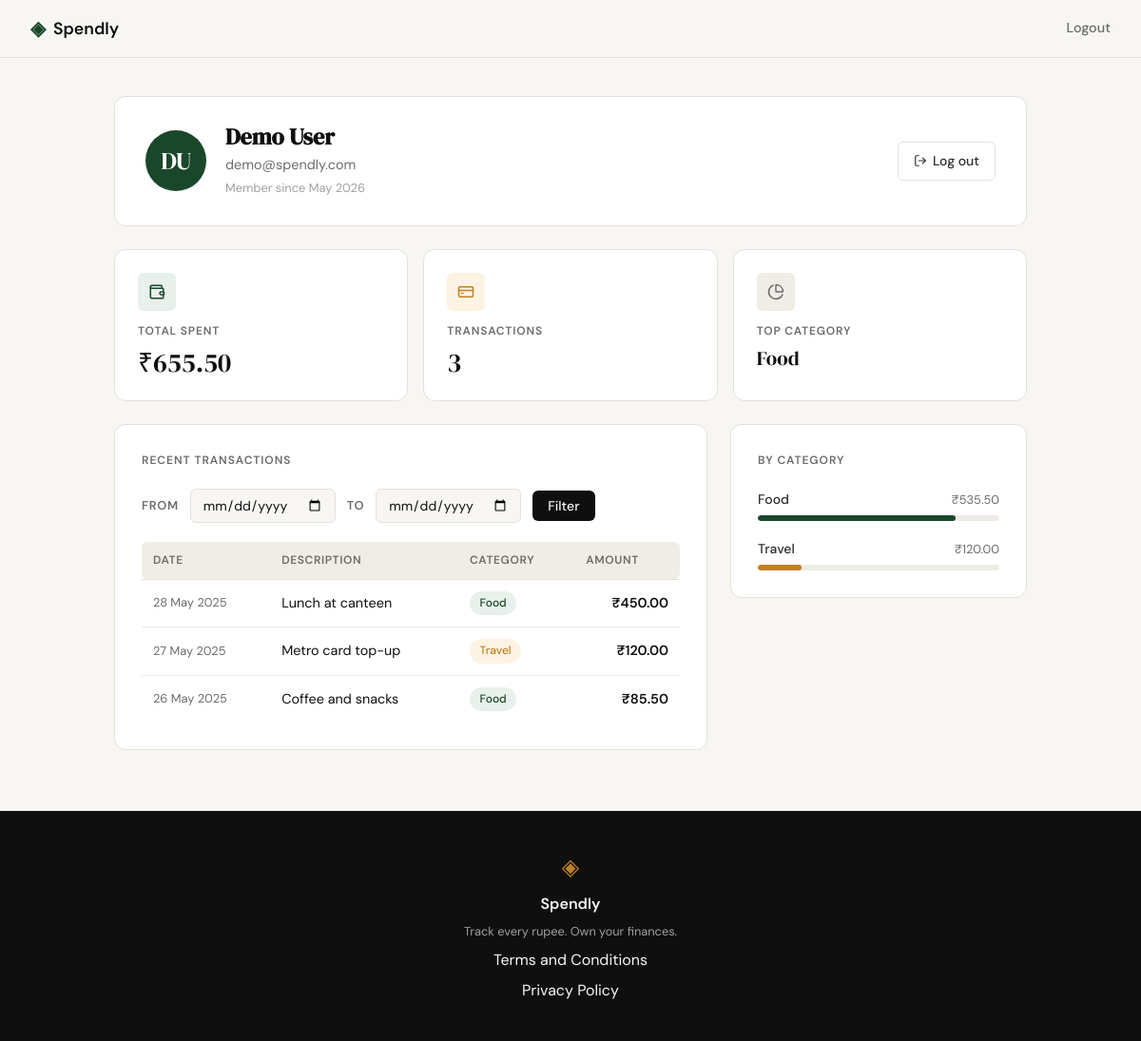
The page /profile (signed in) on the database as committed earlier.
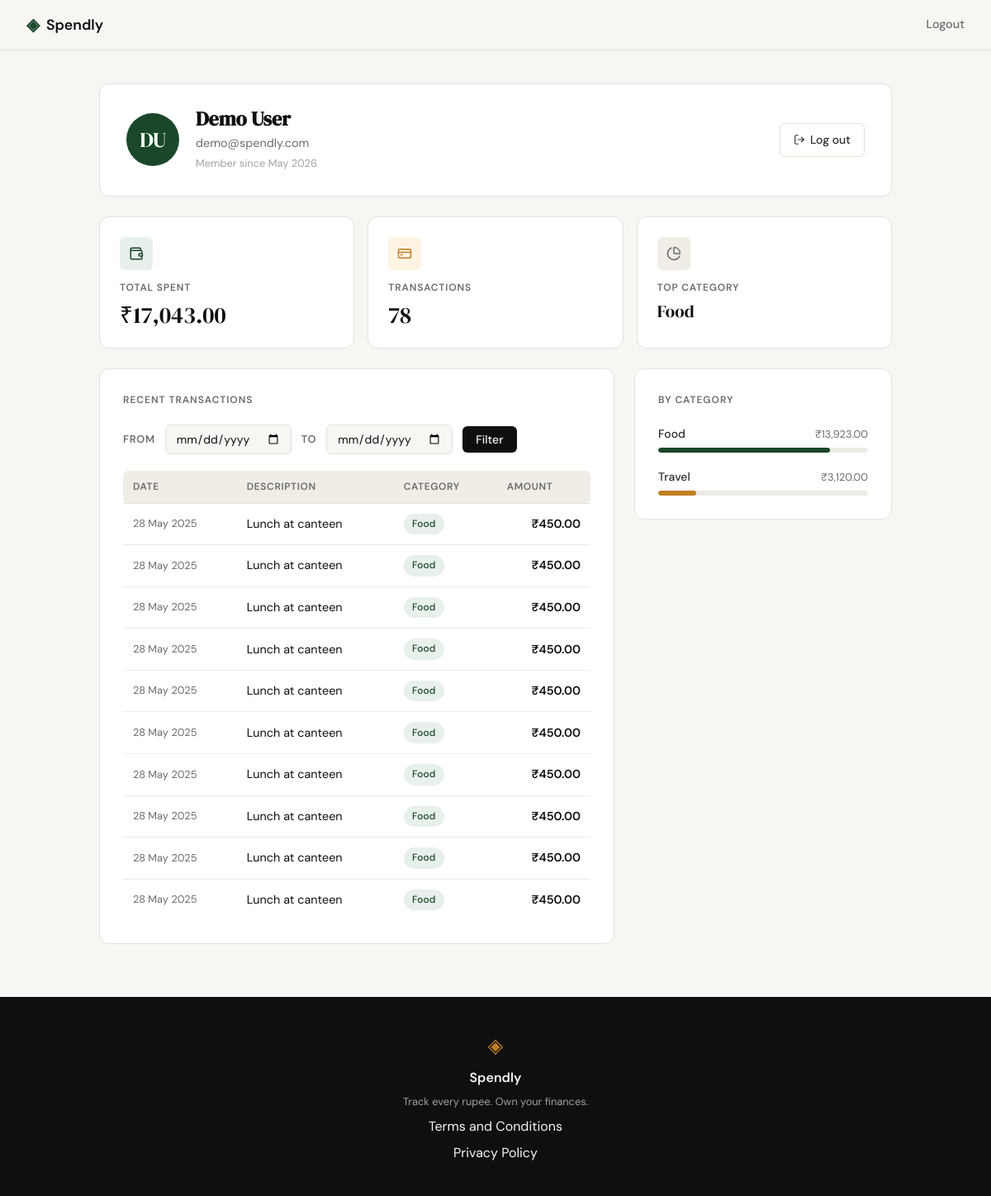
The same page on the database as committed later.
### tables this page shows
CREATE TABLE users (
            id         INTEGER PRIMARY KEY AUTOINCREMENT,
            name       TEXT    NOT NULL,
            email      TEXT    NOT NULL UNIQUE,
            password   TEXT    NOT NULL,
            created_at TEXT    NOT NULL DEFAULT (datetime('now'))
        );

CREATE TABLE categories (
            id   INTEGER PRIMARY KEY AUTOINCREMENT,
            name TEXT    NOT NULL UNIQUE
        );

CREATE TABLE expenses (
            id          INTEGER PRIMARY KEY AUTOINCREMENT,
            user_id     INTEGER NOT NULL,
            category_id INTEGER NOT NULL,
            amount      REAL    NOT NULL CHECK (amount > 0),
            description TEXT,
            date        TEXT    NOT NULL DEFAULT (date('now')),
            created_at  TEXT    NOT NULL DEFAULT (datetime('now')),
            FOREIGN KEY (user_id)     REFERENCES users(id)      ON DELETE CASCADE,
            FOREIGN KEY (category_id) REFERENCES categories(id) ON DELETE RESTRICT
        );

### app.py (the view)
@app.route("/profile")
@login_required
def profile():
    uid = session["user_id"]
    user = queries.get_user_by_id(uid)
    if user is None:
        session.clear()
        return redirect(url_for("login"))
    start_date = request.args.get("start_date", "").strip() or None
    end_date   = request.args.get("end_date",   "").strip() or None
    for val in (start_date, end_date):
        if val:
            try:
                datetime.strptime(val, "%Y-%m-%d")
            except ValueError:
                abort(400)
    stats        = queries.get_summary_stats(uid, start_date=start_date, end_date=end_date)
    transactions = queries.get_recent_transactions(uid, start_date=start_date, end_date=end_date)
    categories   = queries.get_category_breakdown(uid, start_date=start_date, end_date=end_date)
    return render_template("profile.html", user=user,
                           stats=stats, transactions=transactions,
                           categories=categories,
                           start_date=start_date, end_date=end_date)

### app.py (called while the page is built)
@app.template_filter('inr')
def inr_filter(value):
    return f"₹{value:,.2f}"

def login_required(f):
    @wraps(f)
    def decorated(*args, **kwargs):
        if not session.get("user_id"):
            return redirect(url_for("login"))
        return f(*args, **kwargs)
    return decorated

### database/db.py (called while the page is built)
def get_db():
    conn = sqlite3.connect(_DB_PATH)
    conn.row_factory = sqlite3.Row
    conn.execute("PRAGMA foreign_keys = ON")
    return conn

### database/queries.py (called while the page is built)
def _build_date_clause(start_date, end_date):
    if start_date and end_date:
        return "e.date BETWEEN ? AND ?", [start_date, end_date]
    if start_date:
        return "e.date >= ?", [start_date]
    if end_date:
        return "e.date <= ?", [end_date]
    return "", []

def _build_where(user_id, start_date, end_date):
    date_clause, date_params = _build_date_clause(start_date, end_date)
    where = "e.user_id = ?"
    params = [user_id]
    if date_clause:
        where += " AND " + date_clause
        params.extend(date_params)
    return where, params

def get_user_by_id(user_id):
    conn = db.get_db()
    try:
        row = conn.execute(
            "SELECT name, email, created_at FROM users WHERE id = ?", (user_id,)
        ).fetchone()
    finally:
        conn.close()
    if row is None:
        return None
    try:
        member_since = datetime.strptime(row["created_at"], "%Y-%m-%d %H:%M:%S").strftime("%B %Y")
    except ValueError:
        member_since = row["created_at"][:7]
    return {"name": row["name"], "email": row["email"], "member_since": member_since}

def get_summary_stats(user_id, start_date=None, end_date=None):
    where, params = _build_where(user_id, start_date, end_date)
    conn = db.get_db()
    try:
        totals = conn.execute(
            "SELECT COALESCE(SUM(e.amount), 0.0) AS total_spent, COUNT(e.id) AS tx_count"
            " FROM expenses e WHERE " + where,
            params,
        ).fetchone()
        top = conn.execute(
            "SELECT c.name FROM expenses e"
            " JOIN categories c ON c.id = e.category_id"
            " WHERE " + where + " GROUP BY c.id ORDER BY SUM(e.amount) DESC LIMIT 1",
            params,
        ).fetchone()
    finally:
        conn.close()
    return {
        "total_spent": totals["total_spent"],
        "tx_count": totals["tx_count"],
        "top_category": top["name"] if top else "—",
    }

### templates/profile.html (shortened to what this page needs)
{% extends "base.html" %}
{% block head %}
<link rel="stylesheet" href="{{ url_for('static', filename='css/profile.css') }}">
{% endblock %}
{% block content %}
<section class="profile-section">
  <div class="profile-container">
    <div class="profile-hero-card">
      <div class="profile-avatar">
        {{ user['name'].split()[0][0] | upper }}{% if user['name'].split() | length > 1 %}{{ user['name'].split()[-1][0] | upper }}{% endif %}
      </div>
      <div class="profile-info">
        <h1 class="profile-name">{{ user['name'] }}</h1>
        <p class="profile-email">{{ user['email'] }}</p>
        <p class="profile-since">Member since {{ user['member_since'] }}</p>
      </div>
      <a href="{{ url_for('logout') }}" class="btn-ghost profile-logout">
        <i data-lucide="log-out" class="btn-icon"></i>
        Log out
      </a>
    </div>
    <div class="stats-row">
      <div class="stat-card">
        <div class="stat-icon">
          <i data-lucide="wallet"></i>
        </div>
        <p class="stat-label">Total Spent</p>
        <p class="stat-value">{{ stats.total_spent | inr }}</p>
      </div>
      <div class="stat-card">
        <div class="stat-icon stat-icon--amber">
          <i data-lucide="credit-card"></i>
        </div>
        <p class="stat-label">Transactions</p>
        <p class="stat-value">{{ stats.tx_count }}</p>
      </div>
      <div class="stat-card">
        <div class="stat-icon stat-icon--neutral">
          <i data-lucide="pie-chart"></i>
        </div>
        <p class="stat-label">Top Category</p>
        <p class="stat-value stat-value--sm">{{ stats.top_category }}</p>
      </div>
    </div>
    <div class="profile-grid">
      <div class="profile-card">
        <h2 class="profile-section-title">Recent Transactions</h2>
        <form class="filter-form" method="get" action="{{ url_for('profile') }}">
          <div class="filter-fields">
            <label class="filter-label" for="start_date">From</label>
            <input class="form-input filter-date-input" type="date"
                   id="start_date" name="start_date" value="{{ start_date or '' }}">
            <label class="filter-label" for="end_date">To</label>
            <input class="form-input filter-date-input" type="date"
                   id="end_date" name="end_date" value="{{ end_date or '' }}">
            <button class="btn-primary filter-submit" type="submit">Filter</button>
          </div>
        </form>
        <table class="txn-table">
          <thead>
            <tr>
              <th>Date</th>
              <th>Description</th>
              <th>Category</th>
              <th class="txn-amount-col">Amount</th>
            </tr>
          </thead>
          <tbody>
            {% for txn in transactions %}
            <tr>
              <td class="txn-date">{{ txn.date }}</td>
              <td class="txn-desc">{{ txn.description }}</td>
              <td><span class="badge badge--{{ txn.category | lower }}">{{ txn.category }}</span></td>
              <td class="txn-amount">{{ txn.amount | inr }}</td>
            </tr>
            {% endfor %}
          </tbody>
        </table>
      </div>
      <div class="profile-card">
        <h2 class="profile-section-title">By Category</h2>
        <div class="cat-list">
          {% for cat in categories %}
          <div class="cat-row">
            <div class="cat-row-top">
              <span class="cat-name">{{ cat.name }}</span>
              <span class="cat-total">{{ cat.total | inr }}</span>
            </div>
            <div class="progress-track">
              <div class="progress-fill progress-fill--{{ cat.name | lower }}" style="width: {{ cat.pct }}%"></div>
            </div>
          </div>
          {% endfor %}
        </div>
      </div>
    </div>
  </div>
</section>
{% endblock %}

### templates/base.html (shortened to what this page needs)
<!DOCTYPE html>
<html lang="en">
<head>
    <link rel="stylesheet" href="{{ url_for('static', filename='css/style.css') }}">
    {% block head %}{% endblock %}
</head>
<body>
    <nav class="navbar">
        <div class="nav-inner">
            <a href="{{ url_for('landing') }}" class="nav-brand">
                <span class="brand-icon">◈</span>
                <span class="brand-name">Spendly</span>
            </a>
            <div class="nav-links">
                {% if session.get('user_id') %}
                <a href="{{ url_for('logout') }}">Logout</a>
                {% else %}
                <a href="{{ url_for('login') }}">Sign in</a>
                <a href="{{ url_for('register') }}" class="nav-cta">Get started</a>
                {% endif %}
            </div>
        </div>
    </nav>
    <main class="main-content">
        {% block content %}{% endblock %}
    </main>
    <footer class="footer">
        <div class="footer-inner">
            <span class="brand-icon">◈</span>
            <span class="footer-name">Spendly</span>
            <p class="footer-copy">Track every rupee. Own your finances.</p>
            <a href="/terms">Terms and Conditions</a>
            <a href="/privacy">Privacy Policy</a>
        </div>
    </footer>
</body>
</html>

### static/css/style.css (style rules this page uses)
:root { --ink: #0f0f0f; --ink-soft: #2d2d2d; --ink-muted: #6b6b6b; --ink-faint: #a0a0a0; --paper: #f7f6f3; --paper-warm: #f0ede6; --paper-card: #ffffff; --accent: #1a472a; --accent-light: #e8f0eb; --accent-2: #c17f24; --accent-2-light: #fdf3e3; --danger: #c0392b; --danger-light: #fdecea; --border: #e4e1da; --border-soft: #eeebe4; --font-display: 'DM Serif Display', Georgia, serif; --font-body: 'DM Sans', system-ui, sans-serif; --max-width: 1200px; --auth-width: 440px; --radius-sm: 6px; --radius-md: 12px; --radius-lg: 20px; }
*, *::before, *::after { box-sizing: border-box; margin: 0; padding: 0; }
html { font-size: 16px; scroll-behavior: smooth; }
body { background: var(--paper); color: var(--ink); font-family: var(--font-body); font-size: 1rem; line-height: 1.6; -webkit-font-smoothing: antialiased; }
a { color: inherit; text-decoration: none; }
.navbar { position: sticky; top: 0; z-index: 100; background: var(--paper); border-bottom: 1px solid var(--border); padding: 0 2rem; }
.nav-inner { max-width: var(--max-width); margin: 0 auto; height: 60px; display: flex; align-items: center; justify-content: space-between; }
.nav-brand { display: flex; align-items: center; gap: 0.5rem; font-family: var(--font-body); font-weight: 600; font-size: 1.1rem; color: var(--ink); }
.brand-icon { color: var(--accent); font-size: 1.3rem; }
.brand-name { color: var(--ink); }
.nav-links { display: flex; align-items: center; gap: 1.5rem; font-size: 0.9rem; font-weight: 500; }
.nav-links a { color: var(--ink-muted); transition: color 0.2s; }
.main-content { min-height: calc(100vh - 60px - 100px); }
.btn-primary { display: inline-block; background: var(--ink); color: var(--paper); padding: 0.65rem 1.5rem; border-radius: var(--radius-sm); font-family: var(--font-body); font-size: 0.9rem; font-weight: 500; cursor: pointer; border: none; transition: background 0.2s; text-decoration: none; }
.btn-ghost { display: inline-block; background: transparent; color: var(--ink-soft); padding: 0.65rem 1.5rem; border-radius: var(--radius-sm); font-size: 0.9rem; font-weight: 500; border: 1px solid var(--border); transition: all 0.2s; text-decoration: none; }
.form-input { width: 100%; padding: 0.6rem 0.875rem; border: 1px solid var(--border); border-radius: var(--radius-sm); font-family: var(--font-body); font-size: 0.95rem; color: var(--ink); background: var(--paper); outline: none; transition: border-color 0.2s; }
.form-input::placeholder { color: var(--ink-faint); }
.footer { background: var(--ink); color: var(--paper); padding: 2.5rem 2rem; text-align: center; }
.footer-inner { display: flex; flex-direction: column; align-items: center; gap: 0.4rem; }
.footer .brand-icon { color: var(--accent-2); font-size: 1.5rem; }
.footer-name { font-weight: 600; font-size: 1rem; }
.footer-copy { font-size: 0.8rem; color: var(--ink-faint); }

Rows that differ between the two databases and show on the page:
no longer on this page (row unchanged): expenses: date "27 May 2025", description "Metro card top-up", category "Travel", amount|inr "₹120.00"
no longer on this page (row unchanged): expenses: date "26 May 2025", description "Coffee and snacks", category "Food", amount|inr "₹85.50"
computed for categories "Food": total|inr "₹535.50" → "₹13,923.00"
added expenses: date "28 May 2025", description "Lunch at canteen", category "Food", amount|inr "₹450.00"
added expenses: date "28 May 2025", description "Lunch at canteen", category "Food", amount|inr "₹450.00"
added expenses: date "28 May 2025", description "Lunch at canteen", category "Food", amount|inr "₹450.00"
added expenses: date "28 May 2025", description "Lunch at canteen", category "Food", amount|inr "₹450.00"
added expenses: date "28 May 2025", description "Lunch at canteen", category "Food", amount|inr "₹450.00"
added expenses: date "28 May 2025", description "Lunch at canteen", category "Food", amount|inr "₹450.00"
added expenses: date "28 May 2025", description "Lunch at canteen", category "Food", amount|inr "₹450.00"
added expenses: date "28 May 2025", description "Lunch at canteen", category "Food", amount|inr "₹450.00"
added expenses: date "28 May 2025", description "Lunch at canteen", category "Food", amount|inr "₹450.00"
computed for categories "Travel": total|inr "₹120.00" → "₹3,120.00"
Other text that changed with them:
{{ stats.total_spent | inr }}: "₹655.50" → "₹17,043.00"
{{ stats.tx_count }}: "3" → "78"
